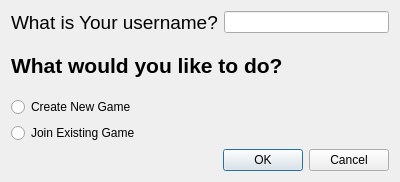
<?xml version="1.0" encoding="UTF-8"?>
<ui version="4.0">
 <class>DetermineRoleDialog</class>
 <widget class="QDialog" name="DetermineRoleDialog">
  <property name="geometry">
   <rect>
    <x>0</x>
    <y>0</y>
    <width>400</width>
    <height>182</height>
   </rect>
  </property>
  <property name="windowTitle">
   <string>Dialog</string>
  </property>
  <layout class="QHBoxLayout" name="horizontalLayout_3">
   <item>
    <layout class="QVBoxLayout" name="verticalLayout_2">
     <item>
      <layout class="QHBoxLayout" name="horizontalLayout_2">
       <item>
        <widget class="QLabel" name="label_2">
         <property name="frameShape">
          <enum>QFrame::NoFrame</enum>
         </property>
         <property name="text">
          <string>&lt;html&gt;&lt;head/&gt;&lt;body&gt;&lt;p&gt;&lt;span style=&quot; font-size:14pt;&quot;&gt;What is Your username?&lt;/span&gt;&lt;/p&gt;&lt;/body&gt;&lt;/html&gt;</string>
         </property>
        </widget>
       </item>
       <item>
        <widget class="QLineEdit" name="userName"/>
       </item>
      </layout>
     </item>
     <item>
      <widget class="QLabel" name="label">
       <property name="text">
        <string>&lt;html&gt;&lt;head/&gt;&lt;body&gt;&lt;p&gt;&lt;span style=&quot; font-size:16pt; font-weight:600;&quot;&gt;What would you like to do?&lt;/span&gt;&lt;/p&gt;&lt;/body&gt;&lt;/html&gt;</string>
       </property>
      </widget>
     </item>
     <item>
      <layout class="QHBoxLayout" name="horizontalLayout">
       <item>
        <layout class="QVBoxLayout" name="verticalLayout">
         <item>
          <widget class="QRadioButton" name="createGame">
           <property name="text">
            <string>Create New Game</string>
           </property>
          </widget>
         </item>
         <item>
          <widget class="QRadioButton" name="joinGame">
           <property name="text">
            <string>Join Existing Game</string>
           </property>
          </widget>
         </item>
        </layout>
       </item>
       <item>
        <spacer name="horizontalSpacer">
         <property name="orientation">
          <enum>Qt::Horizontal</enum>
         </property>
         <property name="sizeHint" stdset="0">
          <size>
           <width>40</width>
           <height>20</height>
          </size>
         </property>
        </spacer>
       </item>
      </layout>
     </item>
     <item>
      <widget class="QDialogButtonBox" name="buttonBox">
       <property name="orientation">
        <enum>Qt::Horizontal</enum>
       </property>
       <property name="standardButtons">
        <set>QDialogButtonBox::Cancel|QDialogButtonBox::Ok</set>
       </property>
      </widget>
     </item>
    </layout>
   </item>
  </layout>
 </widget>
 <resources/>
 <connections>
  <connection>
   <sender>buttonBox</sender>
   <signal>accepted()</signal>
   <receiver>DetermineRoleDialog</receiver>
   <slot>accept()</slot>
   <hints>
    <hint type="sourcelabel">
     <x>248</x>
     <y>254</y>
    </hint>
    <hint type="destinationlabel">
     <x>157</x>
     <y>274</y>
    </hint>
   </hints>
  </connection>
  <connection>
   <sender>buttonBox</sender>
   <signal>rejected()</signal>
   <receiver>DetermineRoleDialog</receiver>
   <slot>reject()</slot>
   <hints>
    <hint type="sourcelabel">
     <x>316</x>
     <y>260</y>
    </hint>
    <hint type="destinationlabel">
     <x>286</x>
     <y>274</y>
    </hint>
   </hints>
  </connection>
 </connections>
</ui>
